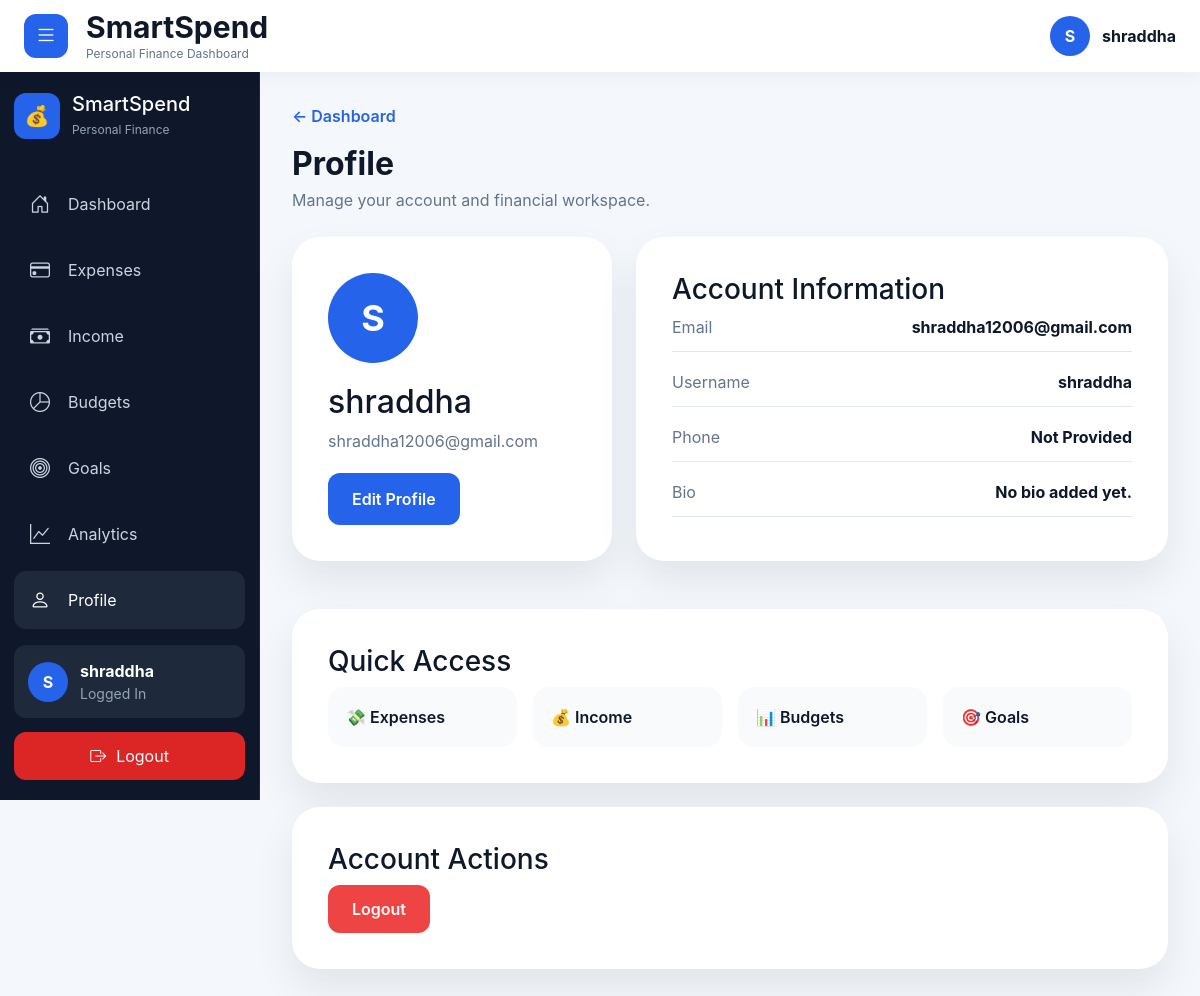
/profile/ (signed in), run on the app's committed database.
### apps/accounts/models.py (models this page shows, shortened)
class User(AbstractUser):
    email = models.EmailField(unique=True)
    phone_number = models.CharField(max_length=15, blank=True)
    USERNAME_FIELD = "email"
    REQUIRED_FIELDS = ["username"]

class Profile(models.Model):
    user = models.OneToOneField(
        User,
        on_delete=models.CASCADE,
        related_name="profile"
    )
    profile_picture = models.ImageField(
        upload_to="profile_pictures/",
        blank=True,
        null=True
    )
    bio = models.TextField(blank=True)
    created_at = models.DateTimeField(auto_now_add=True)

### apps/accounts/views.py (the view)
@login_required
def profile(request):
    return render(
        request,
        "accounts/profile.html"
    )

### templates/accounts/profile.html (shortened to what this page needs)
{% extends "base.html" %}
{% block content %}
<div class="page-header">
    <a
        href="/dashboard/"
        class="back-link"
    >
        ← Dashboard
    </a>
    <div class="page-title">
        Profile
    </div>
    <div class="page-subtitle">
        Manage your account and financial workspace.
    </div>
</div>
<div class="profile-grid">
    <div class="profile-card">
        <div class="profile-avatar">
            {{ request.user.username|first|upper }}
        </div>
        <h2>
            {{ request.user.username }}
        </h2>
        <p class="profile-email">
            {{ request.user.email }}
        </p>
        <a
            href="{% url 'profile_update' %}"
            class="add-btn profile-btn"
        >
            Edit Profile
        </a>
    </div>
    <div class="profile-card">
        <h3>
            Account Information
        </h3>
        <div class="profile-info">
            <div class="profile-item">
                <span>Email</span>
                <strong>
                    {{ request.user.email }}
                </strong>
            </div>
            <div class="profile-item">
                <span>Username</span>
                <strong>
                    {{ request.user.username }}
                </strong>
            </div>
            <div class="profile-item">
                <span>Phone</span>
                <strong>
                    {{ request.user.phone_number|default:"Not Provided" }}
                </strong>
            </div>
            <div class="profile-item">
                <span>Bio</span>
                <strong>
                    {{ request.user.profile.bio|default:"No bio added yet." }}
                </strong>
            </div>
        </div>
    </div>
</div>
<div class="profile-card profile-links">
    <h3>
        Quick Access
    </h3>
    <div class="quick-link-grid">
        <a href="/expenses/" class="quick-link-card">
            💸 Expenses
        </a>
        <a href="/income/" class="quick-link-card">
            💰 Income
        </a>
        <a href="/budgets/" class="quick-link-card">
            📊 Budgets
        </a>
        <a href="/goals/" class="quick-link-card">
            🎯 Goals
        </a>
    </div>
</div>
<div class="profile-card">
    <h3>
        Account Actions
    </h3>
    <form
        method="post"
        action="{% url 'logout' %}"
    >
        <button
            type="submit"
            class="danger-btn"
        >
            Logout
        </button>
    </form>
</div>
{% endblock %}

### templates/base.html (shortened to what this page needs)
{% load static %}
<!DOCTYPE html>
<html lang="en">
<head>
    <link
        href="https://cdn.jsdelivr.net/npm/bootstrap@5.3.3/dist/css/bootstrap.min.css"
        rel="stylesheet"
    >
    <link
        rel="stylesheet"
        href="https://cdn.jsdelivr.net/npm/bootstrap-icons@1.11.3/font/bootstrap-icons.min.css"
    >
    <link
        rel="stylesheet"
        href="{% static 'css/main.css' %}"
    >
</head>
<body>
{% if request.user.is_authenticated %}
<header class="topbar">
    <div class="topbar-left">
        <button
            id="sidebarToggle"
            class="menu-btn"
        >
            <i class="bi bi-list"></i>
        </button>
        <div>
            <h4 class="logo">
                SmartSpend
            </h4>
            <div class="logo-subtitle">
                Personal Finance Dashboard
            </div>
        </div>
    </div>
    <div class="topbar-user">
        <div class="topbar-avatar">
            {{ request.user.username|first|upper }}
        </div>
        <div>
            <strong>
                {{ request.user.username }}
            </strong>
        </div>
    </div>
</header>
{% endif %}
<div class="app-container">
    {% if request.user.is_authenticated %}
    <aside
        id="sidebar"
        class="sidebar"
    >
        <div>
            <div class="brand">
                <div class="brand-logo">
                    💰
                </div>
                <div class="brand-text">
                    <h3>
                        SmartSpend
                    </h3>
                    <span>
                        Personal Finance
                    </span>
                </div>
            </div>
            <nav class="sidebar-nav">
                <a
                    href="/dashboard/"
                    data-tooltip="Dashboard"
                    class="{% if '/dashboard/' in request.path %}active{% endif %}"
                >
                    <i class="bi bi-house-door"></i>
                    <span>
                        Dashboard
                    </span>
                </a>
                <a
                    href="/expenses/"
                    data-tooltip="Expenses"
                    class="{% if '/expenses/' in request.path %}active{% endif %}"
                >
                    <i class="bi bi-credit-card"></i>
                    <span>
                        Expenses
                    </span>
                </a>
                <a
                    href="/income/"
                    data-tooltip="Income"
                    class="{% if '/income/' in request.path %}active{% endif %}"
                >
                    <i class="bi bi-cash-stack"></i>
                    <span>
                        Income
                    </span>
                </a>
                <a
                    href="/budgets/"
                    data-tooltip="Budgets"
                    class="{% if '/budgets/' in request.path %}active{% endif %}"
                >
                    <i class="bi bi-pie-chart"></i>
                    <span>
                        Budgets
                    </span>
                </a>
                <a
                    href="/goals/"
                    data-tooltip="Goals"
                    class="{% if '/goals/' in request.path %}active{% endif %}"
                >
                    <i class="bi bi-bullseye"></i>
                    <span>
                        Goals
                    </span>
                </a>
                <a
                    href="/analytics/"
                    data-tooltip="Analytics"
                    class="{% if '/analytics/' in request.path %}active{% endif %}"
                >
                    <i class="bi bi-graph-up"></i>
                    <span>
                        Analytics
                    </span>
                </a>
                <a
                    href="/profile/"
                    data-tooltip="Profile"
                    class="{% if '/profile/' in request.path %}active{% endif %}"
                >
                    <i class="bi bi-person"></i>
                    <span>
                        Profile
                    </span>
                </a>
            </nav>
        </div>
        <div>
            <div class="user-mini">
                <div class="avatar">
                    {{ request.user.username|first|upper }}
                </div>
                <div class="user-info">
                    <strong>
                        {{ request.user.username }}
                    </strong>
                    <small>
                        Logged In
                    </small>
                </div>
            </div>
            <form
                method="post"
                action="{% url 'logout' %}"
            >
                <button
                    class="logout-btn"
                    type="submit"
                >
                    <i class="bi bi-box-arrow-right"></i>
                    <span>
                        Logout
                    </span>
                </button>
            </form>
        </div>
    </aside>
    {% endif %}
    <main
        id="mainContent"
        class="main-content"
    >
        {% block content %}
        {% endblock %}
    </main>
</div>
</body>
</html>

### data on the page
User: user.username|first "S", user.username "shraddha", user.email "shraddha12006@gmail.com", user.phone_number "Not Provided", user.profile.bio "No bio added yet."
